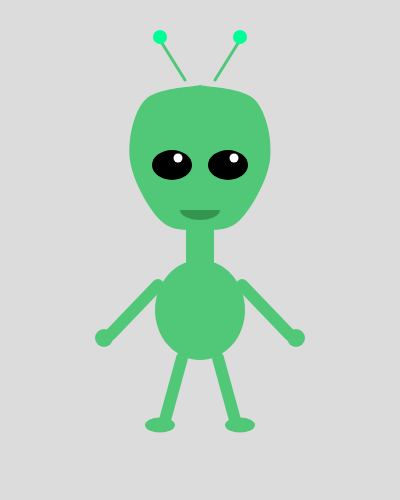
Frame 1 (no input)
Frame 60 (no input): identical to frame 1, image omitted
Frame 120 (the mouse pressed at the canvas centre since frame 60): identical to frame 1, image omitted

The p5.js sketch that drew this single still picture (run headless with seeded random() and noise() and a simulated clock; from frame 60 on, the mouse is pressed at the canvas centre):

// p5.js sketch
// ── sketch.js
function setup() {
  createCanvas(400, 500);
}

function draw() {
  background(220);

  // ANTENNAE
  stroke(80, 200, 120);
  strokeWeight(3);
  line(185, 80, 160, 40);
  line(215, 80, 240, 40);
  noStroke();

  // Antenna tips
  fill(0, 255, 150);
  ellipse(160, 37, 14, 14);
  ellipse(240, 37, 14, 14);

  // NECK + 
  fill(80, 200, 120);
  noStroke();
  rect(186, 225, 28, 90); // 

  // HEAD 
  fill(80, 200, 120);
  noStroke();
  beginShape();
  curveVertex(200, 85);
  curveVertex(200, 85);
  curveVertex(255, 100);
  curveVertex(270, 160);
  curveVertex(240, 220);
  curveVertex(200, 230);
  curveVertex(160, 220);
  curveVertex(130, 160);
  curveVertex(145, 100);
  curveVertex(200, 85);
  curveVertex(200, 85);
  endShape(CLOSE);

  // EYES
  fill(0);
  ellipse(172, 165, 40, 30);
  ellipse(228, 165, 40, 30);

  // Eye shine
  fill(255);
  ellipse(178, 158, 9, 9);
  ellipse(234, 158, 9, 9);

  // MOUTH
  fill(50, 150, 80);
  arc(200, 210, 40, 20, 0, PI);

  // BODY (overlaps bottom of neck rect)
  fill(80, 200, 120);
  noStroke();
  ellipse(200, 310, 90, 100);

  // ARMS
  stroke(80, 200, 120);
  strokeWeight(12);
  line(158, 285, 110, 335);
  line(242, 285, 290, 335);
  noStroke();

  // HANDS
  fill(80, 200, 120);
  ellipse(104, 338, 18, 18);
  ellipse(296, 338, 18, 18);

  // LEGS
  stroke(80, 200, 120);
  strokeWeight(12);
  line(182, 358, 165, 420);
  line(218, 358, 235, 420);
  noStroke();

  // FEET
  fill(80, 200, 120);
  ellipse(160, 425, 30, 15);
  ellipse(240, 425, 30, 15);
}
